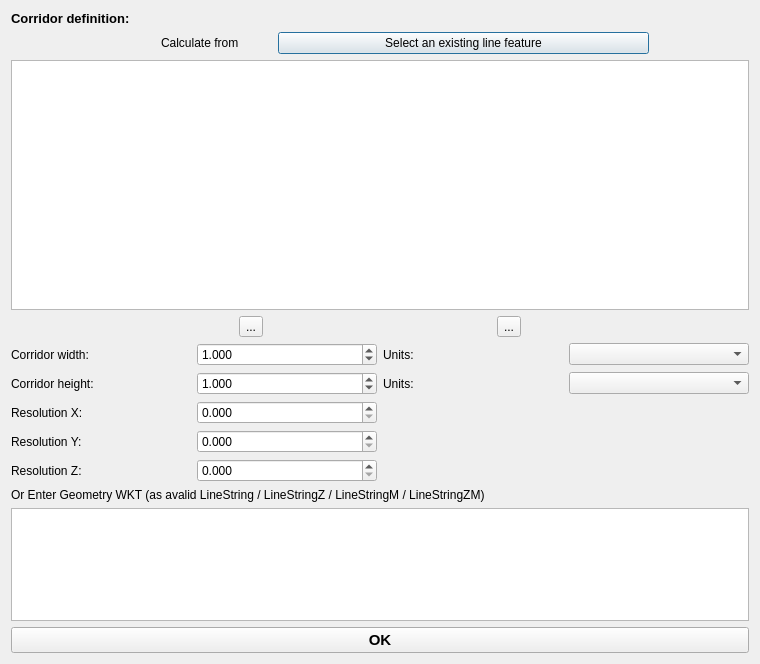
<?xml version="1.0" encoding="UTF-8"?>
<ui version="4.0">
 <class>Dialog</class>
 <widget class="QDialog" name="Dialog">
  <property name="windowModality">
   <enum>Qt::ApplicationModal</enum>
  </property>
  <property name="geometry">
   <rect>
    <x>0</x>
    <y>0</y>
    <width>760</width>
    <height>664</height>
   </rect>
  </property>
  <property name="windowTitle">
   <string>Corridor query</string>
  </property>
  <layout class="QVBoxLayout" name="verticalLayout">
   <item>
    <widget class="QLabel" name="label">
     <property name="font">
      <font>
       <pointsize>10</pointsize>
       <weight>75</weight>
       <bold>true</bold>
      </font>
     </property>
     <property name="text">
      <string>Corridor definition:</string>
     </property>
    </widget>
   </item>
   <item>
    <layout class="QGridLayout" name="gridLayout_3" columnstretch="30,100">
     <property name="leftMargin">
      <number>150</number>
     </property>
     <property name="rightMargin">
      <number>100</number>
     </property>
     <item row="0" column="0">
      <widget class="QLabel" name="label_10">
       <property name="text">
        <string>Calculate from</string>
       </property>
      </widget>
     </item>
     <item row="0" column="1">
      <widget class="QPushButton" name="line_select_pb">
       <property name="text">
        <string>Select an existing line feature</string>
       </property>
      </widget>
     </item>
    </layout>
   </item>
   <item>
    <widget class="QTableWidget" name="linestring_tw">
     <property name="minimumSize">
      <size>
       <width>0</width>
       <height>250</height>
      </size>
     </property>
     <property name="baseSize">
      <size>
       <width>0</width>
       <height>0</height>
      </size>
     </property>
    </widget>
   </item>
   <item>
    <layout class="QGridLayout" name="gridLayout_2">
     <item row="0" column="0">
      <widget class="QToolButton" name="plus_toolbutton">
       <property name="toolTip">
        <string>Add new row below current</string>
       </property>
       <property name="text">
        <string>...</string>
       </property>
      </widget>
     </item>
     <item row="0" column="1">
      <widget class="QToolButton" name="minus_toolbutton">
       <property name="toolTip">
        <string>Remove current row</string>
       </property>
       <property name="text">
        <string>...</string>
       </property>
      </widget>
     </item>
    </layout>
   </item>
   <item>
    <layout class="QGridLayout" name="gridLayout">
     <item row="3" column="0">
      <widget class="QLabel" name="label_7">
       <property name="text">
        <string>Resolution Y:</string>
       </property>
      </widget>
     </item>
     <item row="0" column="1">
      <widget class="QDoubleSpinBox" name="width_spinbox">
       <property name="decimals">
        <number>3</number>
       </property>
       <property name="minimum">
        <double>0.001000000000000</double>
       </property>
       <property name="maximum">
        <double>1000000.000000000000000</double>
       </property>
       <property name="value">
        <double>1.000000000000000</double>
       </property>
      </widget>
     </item>
     <item row="0" column="0">
      <widget class="QLabel" name="label_2">
       <property name="text">
        <string>Corridor width:</string>
       </property>
      </widget>
     </item>
     <item row="1" column="3">
      <widget class="QComboBox" name="height_units_cbo"/>
     </item>
     <item row="4" column="0">
      <widget class="QLabel" name="label_8">
       <property name="text">
        <string>Resolution Z:</string>
       </property>
      </widget>
     </item>
     <item row="0" column="2">
      <widget class="QLabel" name="label_3">
       <property name="text">
        <string>Units:</string>
       </property>
      </widget>
     </item>
     <item row="0" column="3">
      <widget class="QComboBox" name="width_units_cbo"/>
     </item>
     <item row="4" column="1">
      <widget class="QgsDoubleSpinBox" name="resolution_z_spinbox">
       <property name="decimals">
        <number>3</number>
       </property>
       <property name="minimum">
        <double>0.000000000000000</double>
       </property>
       <property name="maximum">
        <double>1000000.000000000000000</double>
       </property>
       <property name="value">
        <double>0.000000000000000</double>
       </property>
       <property name="clearValue">
        <bool>true</bool>
       </property>
      </widget>
     </item>
     <item row="1" column="1">
      <widget class="QDoubleSpinBox" name="height_spinbox">
       <property name="decimals">
        <number>3</number>
       </property>
       <property name="minimum">
        <double>0.001000000000000</double>
       </property>
       <property name="maximum">
        <double>1000000.000000000000000</double>
       </property>
       <property name="value">
        <double>1.000000000000000</double>
       </property>
      </widget>
     </item>
     <item row="1" column="0">
      <widget class="QLabel" name="label_4">
       <property name="text">
        <string>Corridor height:</string>
       </property>
      </widget>
     </item>
     <item row="2" column="1">
      <widget class="QgsDoubleSpinBox" name="resolution_x_spinbox">
       <property name="decimals">
        <number>3</number>
       </property>
       <property name="minimum">
        <double>0.000000000000000</double>
       </property>
       <property name="maximum">
        <double>1000000.000000000000000</double>
       </property>
       <property name="value">
        <double>0.000000000000000</double>
       </property>
       <property name="clearValue">
        <bool>true</bool>
       </property>
      </widget>
     </item>
     <item row="2" column="0">
      <widget class="QLabel" name="label_6">
       <property name="text">
        <string>Resolution X:</string>
       </property>
      </widget>
     </item>
     <item row="1" column="2">
      <widget class="QLabel" name="label_5">
       <property name="text">
        <string>Units:</string>
       </property>
      </widget>
     </item>
     <item row="3" column="1">
      <widget class="QgsDoubleSpinBox" name="resolution_y_spinbox">
       <property name="decimals">
        <number>3</number>
       </property>
       <property name="minimum">
        <double>0.000000000000000</double>
       </property>
       <property name="maximum">
        <double>1000000.000000000000000</double>
       </property>
       <property name="value">
        <double>0.000000000000000</double>
       </property>
       <property name="clearValue">
        <bool>true</bool>
       </property>
      </widget>
     </item>
    </layout>
   </item>
   <item>
    <widget class="QLabel" name="label_9">
     <property name="font">
      <font>
       <weight>50</weight>
       <bold>false</bold>
      </font>
     </property>
     <property name="text">
      <string>Or Enter Geometry WKT (as avalid LineString / LineStringZ / LineStringM / LineStringZM) </string>
     </property>
    </widget>
   </item>
   <item>
    <widget class="QPlainTextEdit" name="wkt_plaintext"/>
   </item>
   <item>
    <spacer name="verticalSpacer">
     <property name="orientation">
      <enum>Qt::Vertical</enum>
     </property>
     <property name="sizeHint" stdset="0">
      <size>
       <width>20</width>
       <height>20</height>
      </size>
     </property>
    </spacer>
   </item>
   <item>
    <widget class="QPushButton" name="ok_pb">
     <property name="font">
      <font>
       <pointsize>11</pointsize>
       <weight>75</weight>
       <bold>true</bold>
      </font>
     </property>
     <property name="text">
      <string>OK</string>
     </property>
    </widget>
   </item>
  </layout>
 </widget>
 <customwidgets>
  <customwidget>
   <class>QgsDoubleSpinBox</class>
   <extends>QDoubleSpinBox</extends>
   <header>qgsdoublespinbox.h</header>
  </customwidget>
 </customwidgets>
 <tabstops>
  <tabstop>ok_pb</tabstop>
 </tabstops>
 <resources/>
 <connections/>
</ui>
